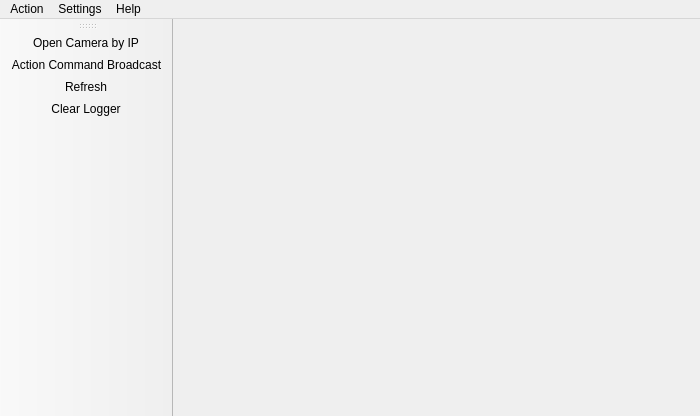
<?xml version="1.0" encoding="UTF-8"?>
<ui version="4.0">
 <author>JTE</author>
 <class>mainWindow</class>
 <widget class="QMainWindow" name="mainWindow">
  <property name="geometry">
   <rect>
    <x>0</x>
    <y>0</y>
    <width>700</width>
    <height>416</height>
   </rect>
  </property>
  <property name="sizePolicy">
   <sizepolicy hsizetype="Preferred" vsizetype="Preferred">
    <horstretch>0</horstretch>
    <verstretch>0</verstretch>
   </sizepolicy>
  </property>
  <property name="minimumSize">
   <size>
    <width>700</width>
    <height>350</height>
   </size>
  </property>
  <property name="maximumSize">
   <size>
    <width>16777215</width>
    <height>16777215</height>
   </size>
  </property>
  <property name="windowTitle">
   <string>Vimba Viewer</string>
  </property>
  <property name="windowIcon">
   <iconset resource="VimbaViewer.qrc">
    <normaloff>:/VimbaViewer/Images/stripes_256.png</normaloff>:/VimbaViewer/Images/stripes_256.png</iconset>
  </property>
  <property name="iconSize">
   <size>
    <width>24</width>
    <height>24</height>
   </size>
  </property>
  <widget class="QWidget" name="centralWidget">
   <layout class="QHBoxLayout" name="horizontalLayout_2">
    <item>
     <layout class="QHBoxLayout" name="layout_H">
      <property name="margin">
       <number>11</number>
      </property>
     </layout>
    </item>
   </layout>
  </widget>
  <widget class="QMenuBar" name="menuBar">
   <property name="geometry">
    <rect>
     <x>0</x>
     <y>0</y>
     <width>700</width>
     <height>21</height>
    </rect>
   </property>
   <widget class="QMenu" name="menuAction">
    <property name="title">
     <string>Action</string>
    </property>
    <addaction name="ActionOpenByID"/>
    <addaction name="ActionCommand"/>
    <addaction name="ActionDiscover"/>
    <addaction name="ActionClear"/>
    <addaction name="separator"/>
    <addaction name="actionExit"/>
   </widget>
   <widget class="QMenu" name="menuHelp">
    <property name="title">
     <string>Help</string>
    </property>
    <addaction name="actionAbout"/>
    <addaction name="actionAbout_Qt"/>
   </widget>
   <widget class="QMenu" name="menuSettings">
    <property name="title">
     <string>Settings</string>
    </property>
    <addaction name="ActionStartOptions"/>
   </widget>
   <addaction name="menuAction"/>
   <addaction name="menuSettings"/>
   <addaction name="menuHelp"/>
  </widget>
  <widget class="QToolBar" name="mainToolBar">
   <property name="windowTitle">
    <string>MainWindow ToolBar</string>
   </property>
   <property name="styleSheet">
    <string notr="true"/>
   </property>
   <attribute name="toolBarArea">
    <enum>LeftToolBarArea</enum>
   </attribute>
   <attribute name="toolBarBreak">
    <bool>false</bool>
   </attribute>
   <addaction name="ActionOpenByID"/>
    <addaction name="ActionCommand"/>
   <addaction name="ActionDiscover"/>
   <addaction name="ActionClear"/>
  </widget>
  <action name="ActionDiscover">
   <property name="icon">
    <iconset resource="VimbaViewer.qrc">
     <normaloff>:/VimbaViewer/Images/refresh.png</normaloff>:/VimbaViewer/Images/refresh.png</iconset>
   </property>
   <property name="text">
    <string>Refresh</string>
   </property>
   <property name="toolTip">
    <string>Refresh camera tree</string>
   </property>
   <property name="shortcut">
    <string>Ctrl+R</string>
   </property>
  </action>
  <action name="ActionClear">
   <property name="icon">
    <iconset resource="VimbaViewer.qrc">
     <normaloff>:/VimbaViewer/Images/delete.png</normaloff>:/VimbaViewer/Images/delete.png</iconset>
   </property>
   <property name="text">
    <string>Clear Logger</string>
   </property>
   <property name="toolTip">
    <string>Clear log window</string>
   </property>
   <property name="shortcut">
    <string>Ctrl+C</string>
   </property>
  </action>
  <action name="actionAbout">
   <property name="text">
    <string>About</string>
   </property>
  </action>
  <action name="actionAbout_Qt">
   <property name="text">
    <string>About Qt</string>
   </property>
  </action>
  <action name="ActionStartOptions">
   <property name="text">
    <string>Start Options...</string>
   </property>
   <property name="shortcut">
    <string>Ctrl+S</string>
   </property>
  </action>
  <action name="actionExit">
   <property name="text">
    <string>Exit</string>
   </property>
   <property name="shortcut">
    <string>Ctrl+F4</string>
   </property>
  </action>
  <action name="ActionOpenByID">
   <property name="icon">
    <iconset resource="VimbaViewer.qrc">
     <normaloff>:/VimbaViewer/Images/goldeye-g.png</normaloff>:/VimbaViewer/Images/goldeye-g.png</iconset>
   </property>
   <property name="text">
    <string>Open Camera by IP</string>
   </property>
   <property name="toolTip">
    <string>Open a camera that was not discovered</string>
   </property>
   <property name="shortcut">
    <string>Ctrl+O</string>
   </property>
  </action>
  <action name="ActionCommand">
    <property name="icon">
      <iconset resource="VimbaViewer.qrc">
        <normaloff>:/VimbaViewer/Images/actionCommand.png</normaloff>:/VimbaViewer/Images/actionCommand.png
      </iconset>
    </property>
    <property name="text">
      <string>Action Command Broadcast</string>
    </property>
    <property name="toolTip">
      <string>Trigger over Ethernet - Action Commands</string>
    </property>
  </action>
 </widget>
 <layoutdefault spacing="6" margin="11"/>
 <resources>
  <include location="VimbaViewer.qrc"/>
 </resources>
 <connections/>
</ui>
